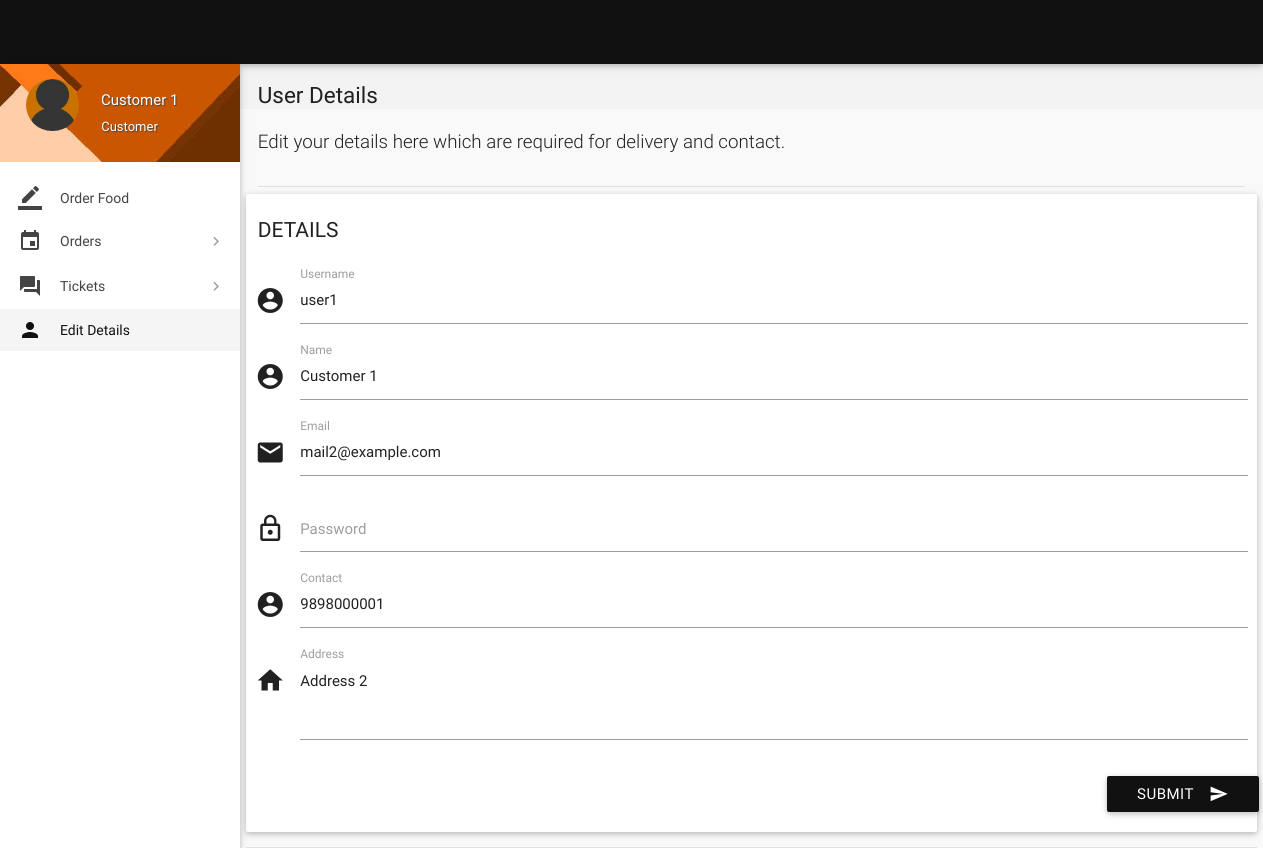
Page /account/details.php (signed in) on the committed database.
### tables this page shows
CREATE TABLE `users` (
  `id` int(11) NOT NULL,
  `role` varchar(15) NOT NULL DEFAULT 'Customer',
  `name` varchar(15) NOT NULL,
  `username` varchar(10) NOT NULL,
  `password` varchar(16) NOT NULL,
  `email` varchar(35) NULL,
  `address` varchar(300) NULL,
  `contact` bigint(11) NOT NULL,
  `verified` tinyint(1) NOT NULL DEFAULT '0',
  `deleted` tinyint(4) NOT NULL DEFAULT '0',
  `date` timestamp NOT NULL DEFAULT CURRENT_TIMESTAMP
);

### account/details.php (the view, shortened to what this page needs)
<?php
include 'includes/connect.php';
$user_id = $_SESSION['user_id'];
$result = mysqli_query($con, "SELECT * FROM users where id = $user_id");
while($row = mysqli_fetch_array($result)){
$name = $row['name'];
$address = $row['address'];
$contact = $row['contact'];
$email = $row['email'];
$username = $row['username'];
$role = $row['role'];
}
	if($_SESSION['customer_sid']==session_id())
	{
		?>
<!DOCTYPE html>
<html lang="en">
<head>
  <link href="css/materialize.min.css" type="text/css" rel="stylesheet" media="screen,projection">
  <link href="css/style.min.css" type="text/css" rel="stylesheet" media="screen,projection">
  <link href="css/custom/custom.min.css" type="text/css" rel="stylesheet" media="screen,projection">
  <link href="js/plugins/perfect-scrollbar/perfect-scrollbar.css" type="text/css" rel="stylesheet" media="screen,projection">
</head>
<body>
  <header id="header" class="page-topbar">
        <div class="navbar-fixed">
            <nav class="navbar-color">
                <div class="nav-wrapper">
                </div>
            </nav>
        </div>
  </header>
  <div id="main">
    <div class="wrapper">
      <aside id="left-sidebar-nav">
        <ul id="slide-out" class="side-nav fixed leftside-navigation">
            <li class="user-details cyan darken-2">
            <div class="row">
                <div class="col col s4 m4 l4">
                    <img src="images/avatar.jpg" alt="" class="circle responsive-img valign profile-image">
                </div>
                <div class="col col s8 m8 l8">
                    <a class="btn-flat dropdown-button waves-effect waves-light white-text profile-btn" href="#" data-activates="profile-dropdown"><?php echo $name;?> <i class="mdi-navigation-arrow-drop-down right"></i></a>
                    <p class="user-roal"><?php echo $role;?></p>
                </div>
            </div>
            </li>
            <li class="bold"><a href="index.php" class="waves-effect waves-cyan"><i class="mdi-editor-border-color"></i> Order Food</a>
            </li>
                <li class="no-padding">
                    <ul class="collapsible collapsible-accordion">
                        <li class="bold"><a class="collapsible-header waves-effect waves-cyan"><i class="mdi-editor-insert-invitation"></i> Orders</a>
                        </li>
                    </ul>
                </li>
                <li class="no-padding">
                    <ul class="collapsible collapsible-accordion">
                        <li class="bold"><a class="collapsible-header waves-effect waves-cyan"><i class="mdi-action-question-answer"></i> Tickets</a>
                        </li>
                    </ul>
                </li>
            <li class="bold active"><a href="details.php" class="waves-effect waves-cyan"><i class="mdi-social-person"></i> Edit Details</a>
            </li>
        </ul>
        </aside>
      <section id="content">
        <div id="breadcrumbs-wrapper">
          <div class="container">
            <div class="row">
              <div class="col s12 m12 l12">
                <h5 class="breadcrumbs-title">User Details</h5>
              </div>
            </div>
          </div>
        </div>
        <div class="container">
          <p class="caption">Edit your details here which are required for delivery and contact.</p>
          <div class="divider"></div>
            <div class="row">
              <div class="col s12 m4 l3">
                <h4 class="header">Details</h4>
              </div>
<div>
                <div class="card-panel">
                  <div class="row">
                    <form class="formValidate" id="formValidate" method="post" action="routers/details-router.php" novalidate="novalidate"class="col s12">
                      <div class="row">
                        <div class="input-field col s12">
                          <i class="mdi-action-account-circle prefix"></i>
                          <input name="username" id="username" type="text" value="<?php echo $username;?>" data-error=".errorTxt1">
                          <label for="username" class="">Username</label>
                        </div>
                      </div>
                      <div class="row">
                        <div class="input-field col s12">
                          <i class="mdi-action-account-circle prefix"></i>
                          <input name="name" id="name" type="text" value="<?php echo $name;?>" data-error=".errorTxt2">
                          <label for="name" class="">Name</label>
                        </div>
                      </div>
                      <div class="row">
                        <div class="input-field col s12">
                          <i class="mdi-communication-email prefix"></i>
                          <input name="email" id="email" type="email" value="<?php echo $email;?>" data-error=".errorTxt3">
                          <label for="email" class="">Email</label>
                        </div>
                      </div>
                      <div class="row">
                        <div class="input-field col s12">
                          <i class="mdi-action-lock-outline prefix"></i>
                          <input name="password" id="password" type="password" data-error=".errorTxt4">
                          <label for="password" class="">Password</label>
                        </div>
                      </div>
                      <div class="row">
                        <div class="input-field col s12">
                          <i class="mdi-action-account-circle prefix"></i>
                          <input name="phone" id="phone" type="number" value="<?php echo $contact;?>" data-error=".errorTxt5">
                          <label for="phone" class="">Contact</label>
                        </div>
                      </div>
                      <div class="row">
                        <div class="input-field col s12">
                          <i class="mdi-action-home prefix"></i>
                          <textarea name="address" id="address" class="materialize-textarea validate" data-error=".errorTxt6"><?php echo $address;?></textarea>
                          <label for="address" class="">Address</label>
                        </div>
                        <div class="row">
                          <div class="input-field col s12">
                            <button class="btn cyan waves-effect waves-light right" type="submit" name="action">Submit
                              <i class="mdi-content-send right"></i>
                            </button>
                          </div>
                        </div>
                      </div>
                    </form>
                  </div>
                </div>
              </div>
          </div>
      </section>
    </div>
  </div>
</body>
</html>
<?php
	}
?>

### account/details.php (style rules this page uses)
.input-field label.active { width:100%; }

### rows in the picture
users: name "Customer 1", role "Customer", username "user1", email "mail2@example.com", phone "9898000001", address "Address 2"
